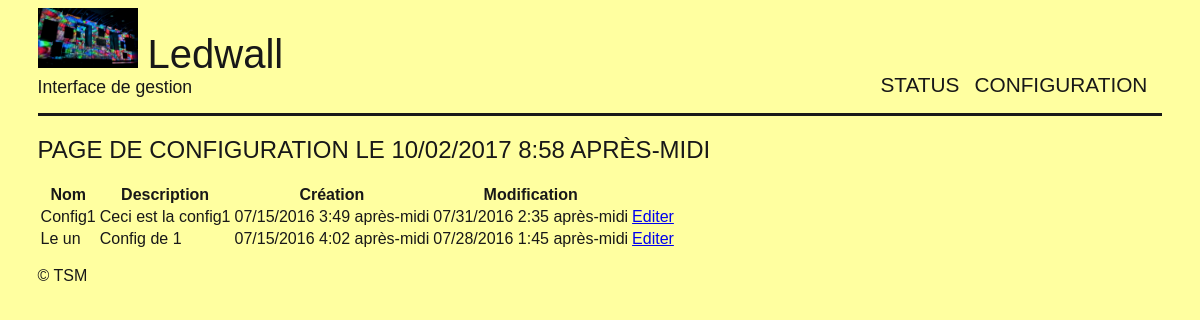
/list-config, run on the app's committed database.
### config/models.py (models this page shows, shortened)
class Configuration(models.Model):
    name = models.CharField(max_length=100)
    description = models.TextField(null=True)
    config = models.TextField(null=True)
    creation = models.DateTimeField(auto_now_add=True, auto_now=False,
                                verbose_name="Creation")
    modification = models.DateTimeField(auto_now_add=False, auto_now=True,
                                verbose_name="Modification")

### config/views.py (the view)
# urls.py: url(r'^list-config$', config.views.list_config, name='list-config'),
def list_config(request):
    date = datetime.now()
    configs = Configuration.objects.all()
    return render(request, 'config/list-config.html', locals())

### config/templates/config/list-config.html (shortened to what this page needs)
{% extends "base.html" %}
{% load static %}
{% block content %}
    <h1>Page de configuration le {{ date|date:"SHORT_DATETIME_FORMAT" }}</h1>
    <table>
        <tr>
            <th>Nom</th>
            <th>Description</th>
            <th>Création</th>
            <th>Modification</th>
        </tr>
        {% for config in configs %}
            <tr>
                <td>{{ config.name }}</td>
                <td>{{ config.description }}</td>
                <td>{{ config.creation|date:"SHORT_DATETIME_FORMAT" }}</td>
                <td>{{ config.modification|date:"SHORT_DATETIME_FORMAT" }}</td>
                <td><a href="{% url 'edit-config' config.id %}">Editer</a></td>
            </tr>
        {% empty %}
            <p>Aucune config</p>
        {% endfor %}
    </table>
{% endblock %}

### templates/base.html (shortened to what this page needs)
{% load static %}
<!DOCTYPE html>
<html lang="fr">
<head>
    <link rel="stylesheet" href="{% static 'css/style.css' %}"/>
</head>
<body>
<div id="bloc_page">
    <header>
        <div id="titre_principal">
            <div id="logo">
                <img src="{% static 'config/ledwall.jpg' %}" alt="Mon image">
                <h1>Ledwall</h1>
            </div>
            <h2>Interface de gestion</h2>
        </div>
        <br/>
        <nav>
            {% block nav %}
                <ul>
                    <li><a href="{% url 'home' %}">Status</a></li>
                    <li><a href="{% url 'list-config' %}">Configuration</a></li>
                </ul>
            {% endblock %}
        </nav>
    </header>
    <section id="content">
        {% block content %}{% endblock %}
    </section>
    <footer>
        <p>&copy; TSM</p>
    </footer>
</div>
</body>
</html>

### static/css/style.css (style rules this page uses)
body { background-color: #FFFFA0; font-family: 'Trebuchet MS', Arial, sans-serif; color: #181818; }
#bloc_page { width: 95%; margin: auto; }
section h1, footer h1, nav a { font-weight: normal; text-transform: uppercase; }
header { border-bottom: solid; display: flex; justify-content: space-between; align-items: flex-end; flex-flow: row wrap; }
#titre_principal { display: flex; flex-direction: column; }
#logo { display: flex; flex-direction: row; align-items: baseline; }
#logo img { width: 100px; height: 60px; }
header h1 { font-size: 2.5em; font-weight: normal; margin: 0 0 0 10px; }
header h2 { font-size: 1.1em; margin-top: 0px; font-weight: normal; }
nav ul { list-style-type: none; display: flex; flex-flow: row wrap; }
nav li { margin-right: 15px; }
nav a { font-size: 1.3em; color: #181818; padding-bottom: 3px; text-decoration: none; }
footer { display: table-row; }

### data on the page
Configuration: name "Config1", description "Ceci est la config1", creation "07/15/2016 3:49 après-midi", modification "07/31/2016 2:35 après-midi"
Configuration: name "Le un", description "Config de 1", creation "07/15/2016 4:02 après-midi", modification "07/28/2016 1:45 après-midi"

### other printed values
{{ date|date:"SHORT_DATETIME_FORMAT" }} "10/02/2017 8:58 APRÈS-MIDI"
